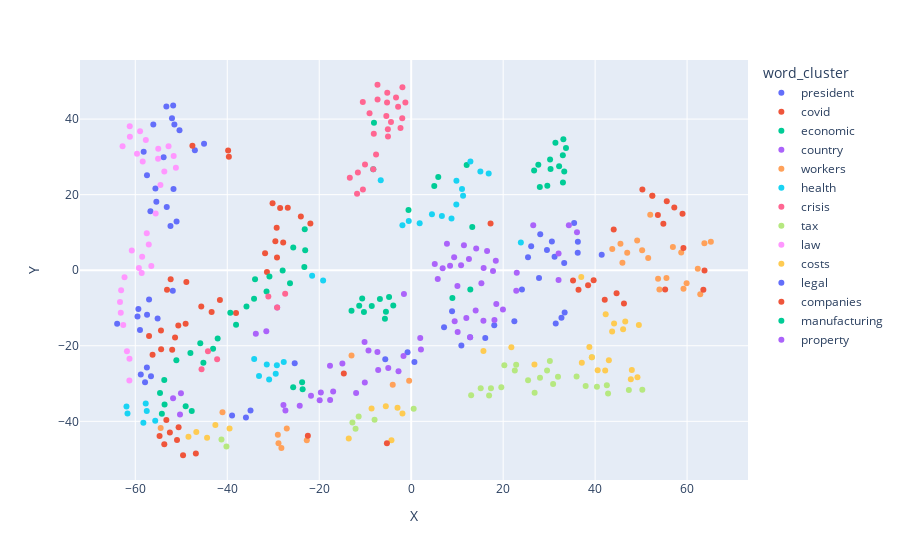

The cell this chart's notebook holds for it:
### Markdown cell above
### Graph visualization for the first model

### Code cell
model1_word_cluster_plot = px.scatter(model1_word_embeddings_dataframe,
                                      x='X', y='Y', color=model1_word_embeddings_dataframe.word_cluster,
                                      labels={'color': 'word'}, hover_data=["word"])
model1_word_cluster_plot

### Figure 1 — Plotly figure (JSON) as saved in the notebook; plotly's stock layout.template omitted (floating-point values rounded to 4 significant figures)
{"data": [{"customdata": [["the_president"], ["the_republic"], ["republic"], ["ministers"], ["2/2015"], ["the_legislative_act"], ["the_council"], ["cabinet"], ["the_general_directorate"], ["ministry"], ["parliament"], ["the_cabinet"], ["prime"], [".the"], ["croatia"], ["70a/2020"], ["minister"], ["health_and_social_care_employees"], ["206/2020"], ["30/2020"], ["commission"], ["tourist_and_travel_agencies"], ["royal"], ["the_decree"], ["interior"], ["lithuania"], ["legislative"], ["the_free_trade_union_confederation"], ["34,131"], ["annotation"]], "hovertemplate": "word_cluster=president<br>X=%{x}<br>Y=%{y}<br>word=%{customdata[0]}<extra></extra>", "legendgroup": "president", "marker": {"color": "#636efa", "symbol": "circle"}, "mode": "markers", "name": "president", "orientation": "v", "showlegend": true, "type": "scatter", "x": [-53.16, -51.5, -52.02, -56.08, -57.44, -51.84, -57.46, -55.62, -55.15, -51.76, -51.69, -55.42, -52.34, -57.48, -45.05, -59.33, -53.24, -57.88, -59.52, -63.94, -47.04, -56.59, -58.17, -56.71, -51.03, -50.38, -53.84, -57.0, -58.8, -58.98], "xaxis": "x", "y": [16.76, 38.54, 40.23, 38.59, -11.79, -5.427, 25.13, 21.65, -12.79, 43.59, 21.47, 18.1, 11.7, -25.72, 33.45, -10.29, 43.32, -29.67, -12.27, -14.2, 31.76, -28.09, 31.33, 15.58, 12.92, 37.05, 29.9, -7.78, -27.58, -15.8], "yaxis": "y"}, {"customdata": [["the_covid19_pandemics"], ["anticrisis"], ["mitigation"], ["shield"], ["the_governments"], ["reacteu"], ["the_legislative_act"], ["this_question"], ["i"], ["global"], ["the_economic_effects"], ["ii"], ["2009"], ["the_intervention_measures"], ["the_\"emergency_contingency_measures"], ["powers"], ["ziuopdve"], ["commission"], ["the_background"], ["decreed"], ["3.1"], ["sarscov2"], ["socalled"], ["the_autonomy"], ["2020:22"], ["valmiuslaki"], ["accomodationhttps://static.eurofound.europa.eu/covid19db/cases/cz2020371260"], ["remedy"], ["background"], ["the_evolution"]], "hovertemplate": "word_cluster=covid<br>X=%{x}<br>Y=%{y}<br>word=%{customdata[0]}<extra></extra>", "legendgroup": "covid", "marker": {"color": "#EF553B", "symbol": "circle"}, "mode": "markers", "name": "covid", "orientation": "v", "showlegend": true, "type": "scatter", "x": [-43.4, -28.5, -29.18, -30.15, -29.54, -54.38, -53.1, -53.24, -39.81, -23.99, -38.09, -39.65, -41.6, -27.83, -51.98, -48.89, -50.64, -47.58, -31.36, -45.65, -54.41, -21.92, -26.84, -51.35, -57.01, -52.31, -56.24, -31.77, -29.25, -49.05], "xaxis": "x", "y": [-11.05, 16.46, 3.34, 17.74, 7.645, -20.92, -5.191, -39.67, 31.66, 14.24, -11.34, 30.06, -7.902, 7.335, -21.06, -3.137, -14.62, 32.95, -0.4976, -9.634, -15.93, 12.37, 16.53, -17.81, -17.41, -2.388, -22.39, 4.506, 11.22, -14.2], "yaxis": "y"}, {"customdata": [["impacts"], ["downs"], ["exclusion"], ["hardship"], ["the_background"], ["economic_vulnerability"], ["the_covid19_virus"], ["policy"], ["fighting"], ["epidemiological"], ["the_economic_crisis"], ["vulnerability"], ["protection"], ["the_legislative_act_20_march_2020_urgent_measures"], ["coping"], ["the_economic_effects"], ["infection_control_measures"], ["the_expansion"], ["existential"], ["the_economic_consequences"], ["the_covid19"], ["action"], ["lockdowns"], ["government_regulations"], ["situations"], ["effects"], ["nationallevel"], ["the_coronavirus_crisis"], ["critical"], ["alleviating"]], "hovertemplate": "word_cluster=economic<br>X=%{x}<br>Y=%{y}<br>word=%{customdata[0]}<extra></extra>", "legendgroup": "economic", "marker": {"color": "#00cc96", "symbol": "circle"}, "mode": "markers", "name": "economic", "orientation": "v", "showlegend": true, "type": "scatter", "x": [-25.64, -53.69, -23.24, -23.05, -30.82, -51.06, -34.17, 5.886, -48.01, -23.15, -42.08, -26.35, 12.07, -45.87, -33.96, -39.34, -43.08, -38.09, -53.63, -35.82, -8.243, 5.019, -27.95, -54.22, 13.29, -8.093, -54.62, -31.45, -0.5847, -45.19], "xaxis": "x", "y": [5.987, -29.06, 0.8332, 5.265, -1.666, -23.81, -7.538, 24.67, -21.92, 10.81, -18.08, -3.447, 27.85, -19.35, -2.378, -11.26, -20.79, -14.41, -35.51, -9.594, 26.74, 22.3, -0.05837, -37.97, 11.44, 39.03, -32.47, -5.645, 15.93, -24.49], "yaxis": "y"}, {"customdata": [["working_conditions"], ["the_country"], ["the_collectives"], ["snack"], ["course"], ["demand"], ["seasonal_workers"], ["uk"], ["season"], ["the_decline"], ["workforce"], ["event"], ["manufacturers"], ["region"], ["potential"], ["the_activity"], ["unprecedented"], ["parts"], ["the_unemployment_allowance_deductible_period"], ["ervia"], ["future"], ["operations"], ["the_market"], ["area"], ["respect"], ["independent_workers"], ["group"], ["companys"], ["covid19_crisis"], ["the_labour_market"]], "hovertemplate": "word_cluster=country<br>X=%{x}<br>Y=%{y}<br>word=%{customdata[0]}<extra></extra>", "legendgroup": "country", "marker": {"color": "#ab63fa", "symbol": "circle"}, "mode": "markers", "name": "country", "orientation": "v", "showlegend": true, "type": "scatter", "x": [-9.285, 11.47, -51.78, -27.78, -10.14, 14.13, -14.96, 12.56, -7.345, -33.78, 10.85, 18.4, -24.24, 5.776, 9.342, 6.844, -31.5, 5.13, -50.07, -17.66, 16.51, 32.04, -1.576, 15.76, 17.79, -27.35, 26.54, 8.451, -29.15, 7.776], "xaxis": "x", "y": [-21.23, 6.638, -33.91, -35.7, -18.98, 5.715, -24.69, 2.956, -21.63, -16.8, 1.347, 2.534, -35.87, -2.307, 3.411, 0.5096, -16.16, 1.638, -32.58, -25.27, 5.086, -2.608, -6.308, 0.5554, -0.2203, -37.11, 11.92, 1.159, -9.889, 7.02], "yaxis": "y"}, {"customdata": [["employees"], ["groups"], ["staff"], ["persons"], ["those"], ["personnel"], ["conditions"], ["customers"], ["people"], ["all"], ["covid19_patients"], ["them"], ["sectors"], ["roles"], ["individuals"], ["the_people"], ["care"], ["parents"], ["the_private_sector"], ["need"], ["prospects"], ["covid19_risks"], ["employers"], ["those_companies"], ["looking"], ["unemployed"], ["seasonal_employees"], ["all_workers"], ["other"], ["activities"]], "hovertemplate": "word_cluster=workers<br>X=%{x}<br>Y=%{y}<br>word=%{customdata[0]}<extra></extra>", "legendgroup": "workers", "marker": {"color": "#FFA15A", "symbol": "circle"}, "mode": "markers", "name": "workers", "orientation": "v", "showlegend": true, "type": "scatter", "x": [62.33, 46.98, 50.23, 59.22, 59.89, 43.73, 45.93, 45.51, 62.86, 63.76, -28.86, 58.73, 52.44, -29.0, 53.98, -28.22, 51.54, 53.69, -12.98, 56.91, -27.05, -54.48, 65.17, -22.7, -0.4442, 55.51, -41.04, -4.014, 49.14, 51.98], "xaxis": "x", "y": [0.4149, 4.628, 5.282, -4.926, -3.439, 5.647, 1.985, 7.018, -6.335, 7.151, -45.78, 4.667, 19.7, -43.57, -5.124, -47.08, 3.221, -2.279, -22.6, 6.113, -41.91, -41.78, 7.553, -45.01, -29.28, -2.049, -37.62, -30.29, 7.888, 14.69], "yaxis": "y"}, {"customdata": [["safety"], ["the_workplaces"], ["protection"], ["occupational_health"], ["occupational"], ["public"], ["wellbeing"], ["minimum_income_protection"], ["the_protection"], ["prevention"], ["workers_health"], ["the_health"], ["rescue"], ["integration"], ["smooth"], ["hygiene"], ["workplaces"], ["proclaim"], ["investigation"], ["employees'_health"], ["the_covid19_epidemic"], ["the_strict_minimum"], ["older_people"], ["the_policy_unit"], ["family"], ["waterways"], ["upturn"], ["social_exclusion"], ["reopening"], ["issues"]], "hovertemplate": "word_cluster=health<br>X=%{x}<br>Y=%{y}<br>word=%{customdata[0]}<extra></extra>", "legendgroup": "health", "marker": {"color": "#19d3f3", "symbol": "circle"}, "mode": "markers", "name": "health", "orientation": "v", "showlegend": true, "type": "scatter", "x": [15.05, -31.41, 12.88, -33.09, 11.06, 16.85, 6.679, -61.69, -0.5276, 9.838, -29.21, 4.514, -21.55, 1.842, -19.15, 9.815, 8.77, -61.92, -34.15, -57.5, -6.622, -55.66, -29.46, -58.24, 23.85, -30.9, -57.73, -27.71, -1.905, 11.28], "xaxis": "x", "y": [26.11, -24.98, 28.79, -27.99, 21.52, 25.61, 14.37, -37.94, 13.0, 23.65, -25.16, 14.83, -1.474, 12.42, -2.725, 17.4, 13.69, -36.08, -23.48, -37.27, 23.81, -39.83, -27.4, -40.35, 7.367, -28.91, -35.26, -24.31, 11.93, 19.7], "yaxis": "y"}, {"customdata": [["pandemic"], ["the_pandemic"], ["the_crisis"], ["the_covid19_crisis"], ["corona"], ["outbreak"], ["virus"], ["the_covid19_pandemic"], ["epidemic"], ["coronavirus"], ["the_health_crisis"], ["situation"], ["the_corona_crisis"], ["the_coronavirus"], ["infection_control_measures"], ["the_outbreak"], ["covid19_crisis"], ["turning"], ["negative"], ["the_coronavirus_crisis"], ["impact"], ["the_virus"], ["current"], ["spread"], ["the_covid19"], ["restrictions"], ["the_second_wave"], ["caused"], ["the_new_restrictive_measures"], ["infection"]], "hovertemplate": "word_cluster=crisis<br>X=%{x}<br>Y=%{y}<br>word=%{customdata[0]}<extra></extra>", "legendgroup": "crisis", "marker": {"color": "#FF6692", "symbol": "circle"}, "mode": "markers", "name": "crisis", "orientation": "v", "showlegend": true, "type": "scatter", "x": [-7.328, -3.299, -1.264, -2.846, -5.245, -5.406, -5.075, -5.201, -4.393, -7.314, -11.78, -1.909, -13.35, -10.04, -44.19, -11.59, -29.15, -42.2, -7.64, -31.06, -8.132, -10.5, -2.318, -9.058, -8.243, -1.947, -27.41, -10.52, -45.59, -5.046], "xaxis": "x", "y": [49.09, 45.74, 44.39, 43.29, 44.41, 40.82, 37.31, 46.95, 39.24, 45.22, 20.23, 48.44, 24.46, 27.98, -21.45, 25.83, -9.889, -23.54, 30.62, -6.965, 36.15, 21.36, 37.64, 41.53, 26.74, 40.2, -6.235, 44.53, -26.22, 35.4], "yaxis": "y"}, {"customdata": [["taxes"], ["payment"], ["payments"], ["deferral"], ["installments"], ["rent"], ["interest"], ["the_payment"], ["vat"], ["social_security_contributions"], ["repayment"], ["advance"], ["exemption"], ["a_period"], ["social_contributions"], ["tax_payments"], ["lumpsum"], ["income"], ["0.1"], ["six_months"], ["deadline"], ["deduction"], ["rate"], ["recalculated"], ["instalments"], ["salary"], ["deferred_payment"], ["monthly"], ["partial_activity"], ["deferred"]], "hovertemplate": "word_cluster=tax<br>X=%{x}<br>Y=%{y}<br>word=%{customdata[0]}<extra></extra>", "legendgroup": "tax", "marker": {"color": "#B6E880", "symbol": "circle"}, "mode": "markers", "name": "tax", "orientation": "v", "showlegend": true, "type": "scatter", "x": [31.92, 47.34, 35.97, 29.55, 16.94, 39.29, 37.94, 30.16, 30.86, 22.53, 28.01, 22.83, 20.26, 25.42, 0.5423, -12.1, -7.966, 50.26, -12.78, 17.35, 19.6, -11.42, 40.39, -40.18, 13.04, 42.55, -41.26, 42.82, 15.12, 26.84], "xaxis": "x", "y": [-28.22, -31.68, -28.11, -26.58, -33.14, -23.02, -30.63, -24.03, -30.13, -26.55, -28.45, -25.05, -25.16, -29.12, -36.68, -41.94, -39.55, -31.65, -40.34, -31.23, -31.0, -38.75, -30.83, -46.66, -33.13, -30.46, -44.8, -32.65, -31.27, -32.43], "yaxis": "y"}, {"customdata": [["the_law"], ["decree"], ["act"], ["issued"], ["18/2020"], ["ordinance"], ["royal"], ["30/2020"], ["coll"], ["amendments"], ["the_act"], ["ministerial"], ["legislative"], ["article"], ["7/2020"], ["decreelaw"], ["amending"], ["decree_law"], ["9/2020"], ["101/2020"], ["10a/2020"], ["12a/2020"], ["section"], ["1992"], ["the_decree"], ["4772/2021"], ["n."], ["the_decree_law"], ["cabinet"], ["25_march"]], "hovertemplate": "word_cluster=law<br>X=%{x}<br>Y=%{y}<br>word=%{customdata[0]}<extra></extra>", "legendgroup": "law", "marker": {"color": "#FF97FF", "symbol": "circle"}, "mode": "markers", "name": "law", "orientation": "v", "showlegend": true, "type": "scatter", "x": [-57.71, -61.17, -61.21, -58.96, -60.76, -53.68, -59.63, -62.62, -57.5, -51.17, -51.65, -57.07, -55.05, -62.77, -63.16, -58.39, -55.01, -62.34, -58.61, -61.26, -59.21, -61.81, -52.77, -63.32, -55.57, -61.29, -56.51, -63.08, -54.53, -58.51], "xaxis": "x", "y": [34.5, 35.32, 38.09, 36.76, 5.244, 26.15, 30.8, -14.48, 9.789, 27.09, 30.23, 6.798, 29.49, 32.84, -11.27, 28.77, 32.13, -1.85, -0.7503, -23.42, 0.5636, -21.46, 32.8, -8.389, 14.99, -29.22, 1.124, -5.299, 22.58, 3.541], "yaxis": "y"}, {"customdata": [["fixed_costs"], ["rent"], ["expenses"], ["working_capital"], ["grants"], ["financing"], ["compensation"], ["reimbursement"], ["fixed"], ["the_costs"], ["necessary_costs"], ["allowance"], ["other_types"], ["subsidy"], ["receiving"], ["basic"], ["classic"], ["loans"], ["allowances"], ["single_parents"], ["bridging"], ["credits"], ["a_bonus"], ["utilities"], ["credit"], ["guarantees"], ["wages"], ["families"], ["direct_grant_aid"], ["liquidity"]], "hovertemplate": "word_cluster=costs<br>X=%{x}<br>Y=%{y}<br>word=%{customdata[0]}<extra></extra>", "legendgroup": "costs", "marker": {"color": "#FECB52", "symbol": "circle"}, "mode": "markers", "name": "costs", "orientation": "v", "showlegend": true, "type": "scatter", "x": [-4.29, 39.29, 38.75, -2.971, 43.69, 44.12, 49.21, 26.81, 42.19, 15.71, -48.43, 47.77, -44.38, 47.98, 42.99, 40.55, -42.59, 49.51, 21.78, -39.5, -13.58, -5.52, -8.614, -1.899, 46.08, 46.55, 37.1, 36.98, -46.73, 42.3], "xaxis": "x", "y": [-45.02, -23.02, -20.34, -36.37, -16.25, -14.09, -28.35, -24.97, -26.52, -21.37, -44.1, -28.89, -44.33, -26.4, -23.8, -26.48, -40.98, -14.49, -20.36, -41.87, -44.55, -36.03, -36.63, -37.92, -15.65, -13.6, -24.48, -1.772, -42.84, -11.64], "yaxis": "y"}, {"customdata": [["permanent"], ["fixedterm"], ["contract"], ["types"], ["schemes"], ["rental"], ["employment_contracts"], ["suspension"], ["property"], ["and/or"], ["different"], ["rights"], ["operation"], ["sos"], ["fundamental"], ["arrangements"], ["individual"], ["replacement"], ["requirements"], ["lifting"], ["educational"], ["cancellation"], ["certain"], ["contracts"], ["homeless"], ["the_problems"], ["hiring"], ["job"], ["regime"], ["all_types"]], "hovertemplate": "word_cluster=legal<br>X=%{x}<br>Y=%{y}<br>word=%{customdata[0]}<extra></extra>", "legendgroup": "legal", "marker": {"color": "#636efa", "symbol": "circle"}, "mode": "markers", "name": "legal", "orientation": "v", "showlegend": true, "type": "scatter", "x": [31.18, 24.08, 32.68, 16.11, 30.59, 18.06, -0.7922, 31.43, 7.146, 35.44, 28.07, 26.09, 25.41, -35.93, -25.33, 29.52, 36.25, 12.82, 33.27, -5.634, 8.885, 10.91, 36.21, 33.37, 0.706, -38.95, 27.8, 41.43, 22.44, -34.94], "xaxis": "x", "y": [3.545, -5.132, -12.58, -17.91, 7.573, -14.56, -21.69, -14.11, -15.11, 12.47, 9.493, 6.331, 3.453, -39.0, -24.61, 5.347, 7.548, -17.74, 1.927, -23.56, -10.84, -19.94, 4.605, -11.17, -24.3, -38.44, -2.046, 4.062, -13.53, -37.15], "yaxis": "y"}, {"customdata": [["businesses"], ["enterprises"], ["business"], ["sectors"], ["entrepreneurs"], ["smes"], ["individuals"], ["them"], ["financial"], ["entrepreneurial_activities"], ["those_companies"], ["jobs"], ["fixed_costs"], ["different_fiscal_measures"], ["most"], ["a_high_percentage"], ["mass_unemployment"], ["microentrepreneurs"], ["people"], ["solo"], ["the_following_criteria"], ["workers"], ["households"], ["difficulties"], ["firms"], ["large"], ["legal_instruments"], ["small_and_medium_sized_enterprises"], ["farmers"], ["some"]], "hovertemplate": "word_cluster=companies<br>X=%{x}<br>Y=%{y}<br>word=%{customdata[0]}<extra></extra>", "legendgroup": "companies", "marker": {"color": "#EF553B", "symbol": "circle"}, "mode": "markers", "name": "companies", "orientation": "v", "showlegend": true, "type": "scatter", "x": [57.22, 55.58, 53.65, 52.44, 44.67, 46.27, 55.23, 59.2, 59.01, -49.61, -22.47, 54.84, -5.279, -52.48, 50.28, -50.58, -53.69, -14.65, 63.54, 39.67, -46.83, 63.78, 35.2, 17.26, 36.39, 42.09, -54.72, -50.93, 38.47, 44.04], "xaxis": "x", "y": [16.57, 18.23, 14.63, 19.7, -6.112, -8.833, -5.076, 5.857, 14.97, -48.98, -43.84, 12.31, -45.79, -42.99, 21.36, -41.58, -46.04, -27.32, -5.186, -2.662, -48.52, -0.09143, -2.716, 12.34, -5.151, -7.827, -43.88, -44.95, -4.006, 10.79], "yaxis": "y"}, {"customdata": [["entertainment"], ["retail"], ["construction"], ["arts"], ["catering"], ["textile"], ["hotels"], ["machinery"], ["agricultural"], ["food"], ["accommodation"], ["logistics"], ["firearms"], ["leisure"], ["industrial"], ["meal_vouchers"], ["craft"], ["hospitality"], ["taxi"], ["wood"], ["supermarkets"], ["water"], ["airport"], ["social_enterprises"], ["nace"], ["drink"], ["hk"], ["pubs"], ["passenger"], ["producers"]], "hovertemplate": "word_cluster=manufacturing<br>X=%{x}<br>Y=%{y}<br>word=%{customdata[0]}<extra></extra>", "legendgroup": "manufacturing", "marker": {"color": "#00cc96", "symbol": "circle"}, "mode": "markers", "name": "manufacturing", "orientation": "v", "showlegend": true, "type": "scatter", "x": [32.17, 31.37, 30.3, 33.29, 32.98, -25.66, 30.21, -8.573, 29.6, 33.1, 33.66, -5.71, -47.72, -5.493, 27.97, -49.04, -11.3, 33.0, -3.897, -23.61, -4.809, 27.65, -6.801, -23.72, 26.73, -10.28, -10.66, -12.98, 12.85, 8.962], "xaxis": "x", "y": [27.49, 33.73, 26.78, 26.11, 30.43, -30.97, 29.33, -9.477, 22.38, 34.69, 32.37, -12.82, -37.25, -11.02, 22.03, -36.01, -9.385, 23.22, -9.347, -31.53, -7.065, 27.92, -7.633, -29.67, 26.37, -11.07, -7.506, -10.74, -5.084, -7.365], "yaxis": "y"}, {"customdata": [["mortgage"], ["laboratories"], ["employment_contracts"], ["replacement"], ["corporate"], ["rental"], ["leasing"], ["fee"], ["using"], ["accounts"], ["standard"], ["club"], ["facility"], ["scrubs"], ["pets"], ["fixedterm"], ["deployment"], ["single"], ["facemasks"], ["rents"], ["volunteer"], ["building"], ["permanent"], ["division"], ["unit"], ["and/or"], ["maintenance"], ["laundry_services"], ["distribution"], ["seat"]], "hovertemplate": "word_cluster=property<br>X=%{x}<br>Y=%{y}<br>word=%{customdata[0]}<extra></extra>", "legendgroup": "property", "marker": {"color": "#ab63fa", "symbol": "circle"}, "mode": "markers", "name": "property", "orientation": "v", "showlegend": true, "type": "scatter", "x": [9.455, -19.9, -1.673, 12.82, 11.99, 18.1, 14.02, 19.95, 36.06, -4.981, 2.124, -16.97, 10.11, -21.79, -17.63, 22.85, -10.08, 18.51, -19.65, 15.71, -2.756, 15.27, 32.05, -11.98, 1.965, 34.29, 22.96, -50.27, 10.05, -7.177], "xaxis": "x", "y": [-13.54, -34.44, -22.72, -17.74, -12.64, -13.21, -10.64, -10.43, 10.02, -25.91, -20.98, -32.08, -16.32, -33.22, -34.37, -5.429, -29.69, -8.933, -32.37, -13.38, -26.76, -3.464, 4.422, -32.49, -17.94, 11.88, -0.6469, -38.17, -4.203, -26.39], "yaxis": "y"}], "layout": {"legend": {"title": {"text": "word_cluster"}, "tracegroupgap": 0}, "margin": {"t": 60}, "xaxis": {"anchor": "y", "domain": [0.0, 1.0], "title": {"text": "X"}}, "yaxis": {"anchor": "x", "domain": [0.0, 1.0], "title": {"text": "Y"}}}}
